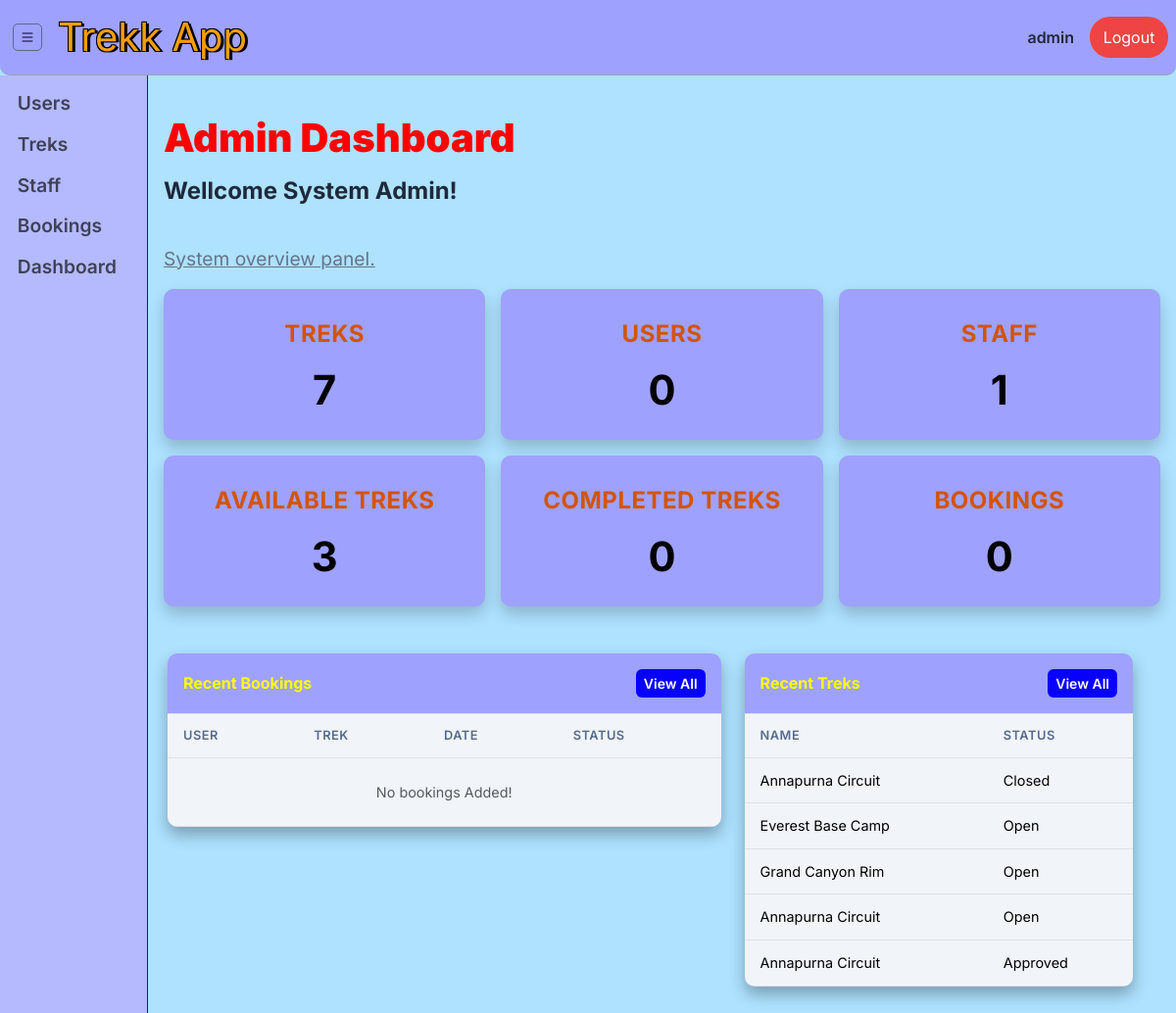
The page /admin/admin_dashboard (signed in) on the database as committed earlier.
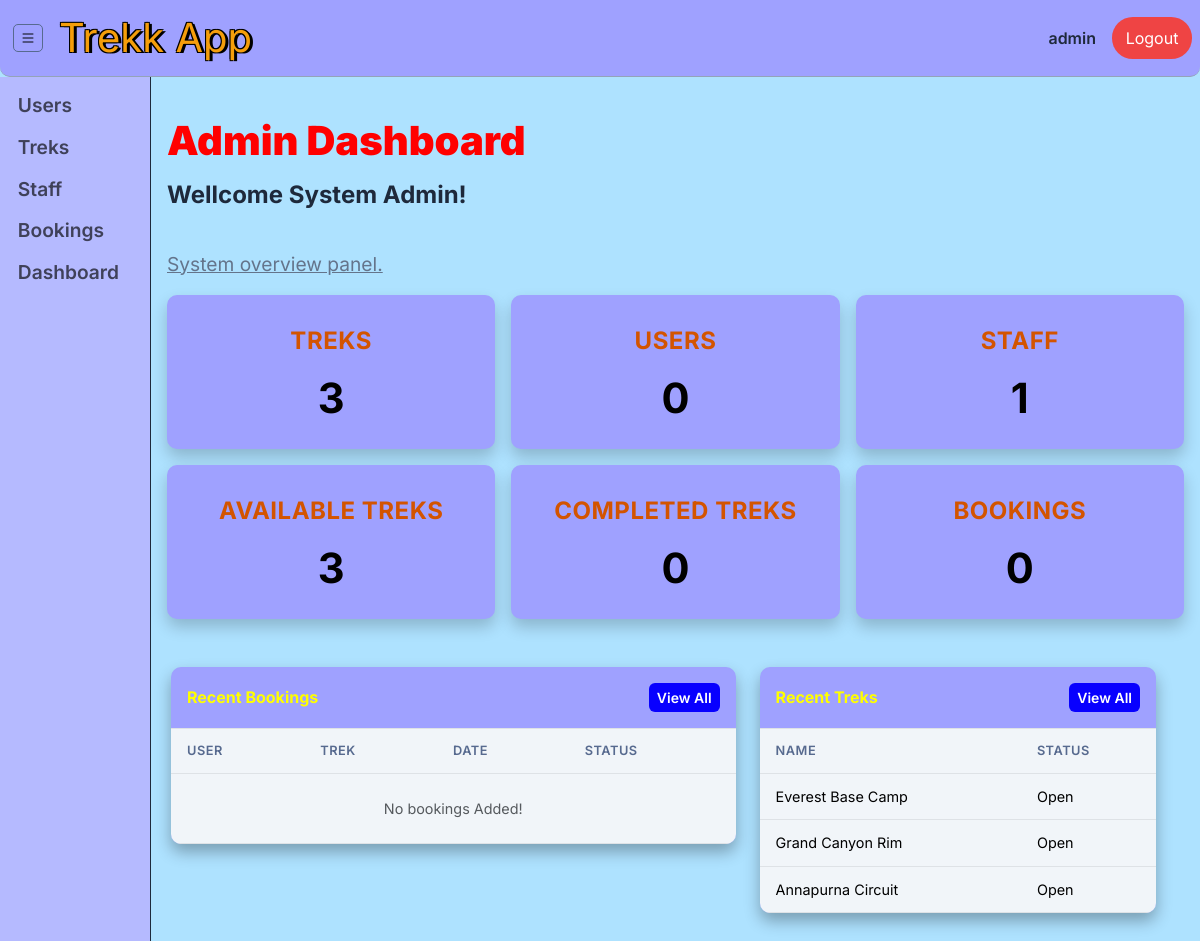
The same page on the database as committed later.
### models.py (models this page shows, shortened)
class TREKK(db.Model): # trek table(entity)
    __tablename__ = 'trek'
    trek_id = db.Column(db.Integer,primary_key=True)
    name = db.Column(db.String(150), nullable=False)
    difficulty = db.Column(db.String(50), nullable=False) # easy , moderate or hard
    duration = db.Column(db.String(50), nullable=False) # '2 days' or '5 days'
    location = db.Column(db.String(40),nullable=False)
    total_slots = db.Column(db.Integer, nullable=False)
    avl_slots = db.Column(db.Integer, nullable=False)
    assigned_staff_id = db.Column(db.Integer, db.ForeignKey("user.user_id"))
    description = db.Column(db.Text, nullable=True)
    price = db.Column(db.Float, nullable=False) # 2000.50, 2500.40
    status = db.Column(db.String(50), nullable=False,default="Pending" )  # Pending, Approved, Closed, & Open
    start_date = db.Column(db.Date, nullable=False)
    end_date = db.Column(db.Date, nullable=False)
    date_of_create = db.Column(db.DateTime, default=datetime.utcnow)
    booked_treks = db.relationship("BOOKING", backref="trek", lazy=True)

### routes/admin_route.py (the view)
@admin_bp.route("/admin_dashboard")
@role_validator("admin")
def admin_dashboard():
    app_data = {
        'treks': TREKK.query.count(),
        'users' : USER.query.filter_by(role='user').count(),
        'staffs' : USER.query.filter_by(role="staff").count(),
        'avl_treks' :TREKK.query.filter_by(status="Open").count(),
        'completed_treks' : TREKK.query.filter_by(status="Completed").count(),
        'bookings' :BOOKING.query.count()
    }
    bookings = (
        db.session.query(BOOKING)
        .options(joinedload(BOOKING.user), joinedload(BOOKING.trek))
        .order_by(BOOKING.booking_date.desc()).limit(5).all()
    )
    newly_treks = TREKK.query.order_by(TREKK.date_of_create.desc()).limit(5).all()
    return render_template("/admin/admin_dashboard.html", app_data=app_data, bookings=bookings, newly_treks=newly_treks)

### routes/admin_route.py (called while the page is built)
def login_validator(func):
    @wraps(func)
    def decorated(*a, **kw):
        if 'user_id' not in session:
            flash("Please Log in to your Account First!", "warning")
            return redirect(url_for('auth.main'))
        return func(*a, **kw)
    return decorated

def role_validator(*roles):
    def wrapper(func):
        @wraps(func)
        @login_validator
        def decorated(*a, **kw):
            if session.get('role') not in roles:
                flash("Invalid User! Access Forbiden.", "danger")
                return redirect(url_for('auth.main'))
            return func(*a, **kw)
        return decorated
    return wrapper

### templates/admin/admin_dashboard.html (shortened to what this page needs)
{% extends "base.html" %}
{% block content %}
<div class="page-heading">
    <h1>Admin Dashboard</h1>
    <h3>Wellcome System Admin!</h3>
    <u>System overview panel.</u>
</div>
<div class="row g-3 mb-4">
  <div class="col-md-4 col-6">
    <div class="data-card ">
      <div class="d-flex align-items-center justify-content-center"><div class="data-label ">Treks</div></div>
      <div class="data-output">{{ app_data.treks }}</div>
    </div>
  </div>
  <div class="col-md-4 col-6">
    <div class="data-card">
      <div class="d-flex align-items-center justify-content-center"><span class="data-label ">Users</span></div>
      <div class="data-output">{{ app_data.users }}</div>
    </div>
  </div>
  <div class="col-md-4 col-6">
    <div class="data-card">
      <div class="d-flex align-items-center justify-content-center"><span class="data-label ">Staff</span></div>
      <div class="data-output">{{ app_data.staffs }}</div>
    </div>
  </div>
  <div class="col-md-4 col-6">
    <div class="data-card">
      <div class="d-flex align-items-center justify-content-center"><span class="data-label ">Available Treks</span></div>
      <div class="data-output">{{ app_data.avl_treks }}</div>
    </div>
  </div>
  <div class="col-md-4 col-6">
    <div class="data-card">
      <div class="d-flex align-items-center justify-content-center"><span class="data-label ">Completed Treks</span></div>
      <div class="data-output">{{ app_data.completed_treks }}</div>
    </div>
  </div>
  <div class="col-md-4 col-6">
    <div class="data-card">
      <div class="d-flex align-items-center justify-content-center"><span class="data-label ">Bookings</span></div>
      <div class="data-output">{{ app_data.bookings }}</div>
    </div>
  </div>
<div class="row gy-4 ">
  <div class="col-lg-7">
    <div class="table-panel">
      <div class="p-3 border-bottom d-flex justify-content-between align-items-center">
        <h6 class="mb-0 fw-bold" >Recent Bookings</h6>
        <a href="" class="btn btn-sm btn-accent">View All</a>
      </div>
      <div>
        <table class="table">
          <thead><tr><th>User</th><th>Trek</th><th>Date</th><th>Status</th></tr></thead>
          <tbody>
          {% for booking, user, trek in bookings %}
          <tr>
            <td>{{ user.full_name }}</td>
            <td>{{ trek.name }}</td>
            <td>{{ booking.booking_date.strftime('%Y-%m-%d') if booking.booking_date else '-' }}</td>
            <td>{{ booking.status}}</td>
          </tr>
          {% else %}
          <tr><td colspan="4" class="text-center text-muted py-4">No bookings Added!</td></tr>
          {% endfor %}
          </tbody>
        </table>
      </div>
    </div>
  </div>
  <div class="col-lg-5">
    <div class="table-panel">
      <div class="p-3 border-bottom d-flex justify-content-between align-items-center">
        <h6 class="mb-0 fw-bold" >Recent Treks</h6>
        <a href="{{ url_for('admin.find_treks' ) }}" class="btn btn-sm btn-accent">View All</a>
      </div>
      <div class="control_table">
        <table class="table">
          <thead><tr><th>Name</th><th>Status</th></tr></thead>
          <tbody>
          {% for t in newly_treks %}
          <tr>
            <td>{{ t.name }}</td>
            <td>{{ t.status }}</td>
          </tr>
          {% else %}
          <tr><td colspan="2" class="text-center text-muted py-4">No treks Added!</td></tr>
          {% endfor %}
          </tbody>
        </table>
      </div>
    </div>
  </div>
</div>
{% endblock %}

Rows that differ between the two databases and show on the page:
removed TREKK: name "Annapurna Circuit", status "Closed"
removed TREKK: name "Annapurna Circuit", status "Approved"
Other text that changed with them:
{{ app_data.treks }}: "7" → "3"
